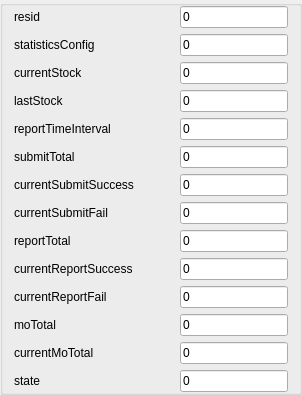
      <widget class="QGroupBox" name="groupBox_ResState">
       <property name="title">
        <string/>
       </property>
       <layout class="QGridLayout" name="gridLayout_3">
        <property name="leftMargin">
         <number>11</number>
        </property>
        <property name="topMargin">
         <number>0</number>
        </property>
        <property name="bottomMargin">
         <number>0</number>
        </property>
        <item row="5" column="0">
         <layout class="QHBoxLayout" name="horizontalLayout_21">
          <item>
           <widget class="QLabel" name="label_20">
            <property name="text">
             <string>submitTotal         </string>
            </property>
           </widget>
          </item>
          <item>
           <spacer name="horizontalSpacer_20">
            <property name="orientation">
             <enum>Qt::Horizontal</enum>
            </property>
            <property name="sizeType">
             <enum>QSizePolicy::MinimumExpanding</enum>
            </property>
            <property name="sizeHint" stdset="0">
             <size>
              <width>40</width>
              <height>20</height>
             </size>
            </property>
           </spacer>
          </item>
          <item>
           <widget class="QLineEdit" name="lineEdit_submitTotal">
            <property name="text">
             <string>0</string>
            </property>
           </widget>
          </item>
         </layout>
        </item>
        <item row="1" column="0">
         <layout class="QHBoxLayout" name="horizontalLayout_17">
          <item>
           <widget class="QLabel" name="label_16">
            <property name="text">
             <string>statisticsConfig    </string>
            </property>
           </widget>
          </item>
          <item>
           <spacer name="horizontalSpacer_16">
            <property name="orientation">
             <enum>Qt::Horizontal</enum>
            </property>
            <property name="sizeType">
             <enum>QSizePolicy::MinimumExpanding</enum>
            </property>
            <property name="sizeHint" stdset="0">
             <size>
              <width>40</width>
              <height>20</height>
             </size>
            </property>
           </spacer>
          </item>
          <item>
           <widget class="QLineEdit" name="lineEdit_statisticsConfig">
            <property name="text">
             <string>0</string>
            </property>
           </widget>
          </item>
         </layout>
        </item>
        <item row="11" column="0">
         <layout class="QHBoxLayout" name="horizontalLayout_26">
          <item>
           <widget class="QLabel" name="label_25">
            <property name="text">
             <string>moTotal             </string>
            </property>
           </widget>
          </item>
          <item>
           <spacer name="horizontalSpacer_25">
            <property name="orientation">
             <enum>Qt::Horizontal</enum>
            </property>
            <property name="sizeType">
             <enum>QSizePolicy::MinimumExpanding</enum>
            </property>
            <property name="sizeHint" stdset="0">
             <size>
              <width>40</width>
              <height>20</height>
             </size>
            </property>
           </spacer>
          </item>
          <item>
           <widget class="QLineEdit" name="lineEdit_moTotal">
            <property name="text">
             <string>0</string>
            </property>
           </widget>
          </item>
         </layout>
        </item>
        <item row="3" column="0">
         <layout class="QHBoxLayout" name="horizontalLayout_19">
          <item>
           <widget class="QLabel" name="label_18">
            <property name="text">
             <string>lastStock           </string>
            </property>
           </widget>
          </item>
          <item>
           <spacer name="horizontalSpacer_18">
            <property name="orientation">
             <enum>Qt::Horizontal</enum>
            </property>
            <property name="sizeType">
             <enum>QSizePolicy::MinimumExpanding</enum>
            </property>
            <property name="sizeHint" stdset="0">
             <size>
              <width>40</width>
              <height>20</height>
             </size>
            </property>
           </spacer>
          </item>
          <item>
           <widget class="QLineEdit" name="lineEdit_lastStock">
            <property name="text">
             <string>0</string>
            </property>
           </widget>
          </item>
         </layout>
        </item>
        <item row="7" column="0">
         <layout class="QHBoxLayout" name="horizontalLayout_23">
          <item>
           <widget class="QLabel" name="label_22">
            <property name="text">
             <string>currentSubmitFail   </string>
            </property>
           </widget>
          </item>
          <item>
           <spacer name="horizontalSpacer_22">
            <property name="orientation">
             <enum>Qt::Horizontal</enum>
            </property>
            <property name="sizeType">
             <enum>QSizePolicy::MinimumExpanding</enum>
            </property>
            <property name="sizeHint" stdset="0">
             <size>
              <width>40</width>
              <height>20</height>
             </size>
            </property>
           </spacer>
          </item>
          <item>
           <widget class="QLineEdit" name="lineEdit_currentSubmitFail">
            <property name="text">
             <string>0</string>
            </property>
           </widget>
          </item>
         </layout>
        </item>
        <item row="9" column="0">
         <layout class="QHBoxLayout" name="horizontalLayout_24">
          <item>
           <widget class="QLabel" name="label_23">
            <property name="text">
             <string>currentReportSuccess</string>
            </property>
           </widget>
          </item>
          <item>
           <spacer name="horizontalSpacer_23">
            <property name="orientation">
             <enum>Qt::Horizontal</enum>
            </property>
            <property name="sizeType">
             <enum>QSizePolicy::MinimumExpanding</enum>
            </property>
            <property name="sizeHint" stdset="0">
             <size>
              <width>40</width>
              <height>20</height>
             </size>
            </property>
           </spacer>
          </item>
          <item>
           <widget class="QLineEdit" name="lineEdit_currentReportSuccess">
            <property name="text">
             <string>0</string>
            </property>
           </widget>
          </item>
         </layout>
        </item>
        <item row="4" column="0">
         <layout class="QHBoxLayout" name="horizontalLayout_20">
          <item>
           <widget class="QLabel" name="label_19">
            <property name="text">
             <string>reportTimeInterval  </string>
            </property>
           </widget>
          </item>
          <item>
           <spacer name="horizontalSpacer_19">
            <property name="orientation">
             <enum>Qt::Horizontal</enum>
            </property>
            <property name="sizeType">
             <enum>QSizePolicy::MinimumExpanding</enum>
            </property>
            <property name="sizeHint" stdset="0">
             <size>
              <width>40</width>
              <height>20</height>
             </size>
            </property>
           </spacer>
          </item>
          <item>
           <widget class="QLineEdit" name="lineEdit_reportTimeInterval">
            <property name="text">
             <string>0</string>
            </property>
           </widget>
          </item>
         </layout>
        </item>
        <item row="6" column="0">
         <layout class="QHBoxLayout" name="horizontalLayout_22">
          <item>
           <widget class="QLabel" name="label_21">
            <property name="text">
             <string>currentSubmitSuccess</string>
            </property>
           </widget>
          </item>
          <item>
           <spacer name="horizontalSpacer_21">
            <property name="orientation">
             <enum>Qt::Horizontal</enum>
            </property>
            <property name="sizeType">
             <enum>QSizePolicy::MinimumExpanding</enum>
            </property>
            <property name="sizeHint" stdset="0">
             <size>
              <width>40</width>
              <height>20</height>
             </size>
            </property>
           </spacer>
          </item>
          <item>
           <widget class="QLineEdit" name="lineEdit_currentSubmitSuccess">
            <property name="text">
             <string>0</string>
            </property>
           </widget>
          </item>
         </layout>
        </item>
        <item row="2" column="0">
         <layout class="QHBoxLayout" name="horizontalLayout_18">
          <item>
           <widget class="QLabel" name="label_17">
            <property name="text">
             <string>currentStock        </string>
            </property>
           </widget>
          </item>
          <item>
           <spacer name="horizontalSpacer_17">
            <property name="orientation">
             <enum>Qt::Horizontal</enum>
            </property>
            <property name="sizeType">
             <enum>QSizePolicy::MinimumExpanding</enum>
            </property>
            <property name="sizeHint" stdset="0">
             <size>
              <width>40</width>
              <height>20</height>
             </size>
            </property>
           </spacer>
          </item>
          <item>
           <widget class="QLineEdit" name="lineEdit_currentStock">
            <property name="text">
             <string>0</string>
            </property>
           </widget>
          </item>
         </layout>
        </item>
        <item row="0" column="0">
         <layout class="QHBoxLayout" name="horizontalLayout_16">
          <item>
           <widget class="QLabel" name="label_15">
            <property name="text">
             <string>resid               </string>
            </property>
           </widget>
          </item>
          <item>
           <spacer name="horizontalSpacer_15">
            <property name="orientation">
             <enum>Qt::Horizontal</enum>
            </property>
            <property name="sizeType">
             <enum>QSizePolicy::MinimumExpanding</enum>
            </property>
            <property name="sizeHint" stdset="0">
             <size>
              <width>40</width>
              <height>20</height>
             </size>
            </property>
           </spacer>
          </item>
          <item>
           <widget class="QLineEdit" name="lineEdit_resid">
            <property name="text">
             <string>0</string>
            </property>
           </widget>
          </item>
         </layout>
        </item>
        <item row="12" column="0">
         <layout class="QHBoxLayout" name="horizontalLayout_27">
          <item>
           <widget class="QLabel" name="label_26">
            <property name="text">
             <string>currentMoTotal      </string>
            </property>
           </widget>
          </item>
          <item>
           <spacer name="horizontalSpacer_26">
            <property name="orientation">
             <enum>Qt::Horizontal</enum>
            </property>
            <property name="sizeType">
             <enum>QSizePolicy::MinimumExpanding</enum>
            </property>
            <property name="sizeHint" stdset="0">
             <size>
              <width>40</width>
              <height>20</height>
             </size>
            </property>
           </spacer>
          </item>
          <item>
           <widget class="QLineEdit" name="lineEdit_currentMoTotal">
            <property name="text">
             <string>0</string>
            </property>
           </widget>
          </item>
         </layout>
        </item>
        <item row="13" column="0">
         <layout class="QHBoxLayout" name="horizontalLayout_28">
          <item>
           <widget class="QLabel" name="label_27">
            <property name="text">
             <string>state               </string>
            </property>
           </widget>
          </item>
          <item>
           <spacer name="horizontalSpacer_27">
            <property name="orientation">
             <enum>Qt::Horizontal</enum>
            </property>
            <property name="sizeType">
             <enum>QSizePolicy::MinimumExpanding</enum>
            </property>
            <property name="sizeHint" stdset="0">
             <size>
              <width>40</width>
              <height>20</height>
             </size>
            </property>
           </spacer>
          </item>
          <item>
           <widget class="QLineEdit" name="lineEdit_state">
            <property name="text">
             <string>0</string>
            </property>
           </widget>
          </item>
         </layout>
        </item>
        <item row="10" column="0">
         <layout class="QHBoxLayout" name="horizontalLayout_25">
          <item>
           <widget class="QLabel" name="label_24">
            <property name="text">
             <string>currentReportFail   </string>
            </property>
           </widget>
          </item>
          <item>
           <spacer name="horizontalSpacer_24">
            <property name="orientation">
             <enum>Qt::Horizontal</enum>
            </property>
            <property name="sizeType">
             <enum>QSizePolicy::MinimumExpanding</enum>
            </property>
            <property name="sizeHint" stdset="0">
             <size>
              <width>40</width>
              <height>20</height>
             </size>
            </property>
           </spacer>
          </item>
          <item>
           <widget class="QLineEdit" name="lineEdit_currentReportFail">
            <property name="text">
             <string>0</string>
            </property>
           </widget>
          </item>
         </layout>
        </item>
        <item row="8" column="0">
         <layout class="QHBoxLayout" name="horizontalLayout_29">
          <item>
           <widget class="QLabel" name="label_28">
            <property name="text">
             <string>reportTotal  </string>
            </property>
            <property name="wordWrap">
             <bool>false</bool>
            </property>
           </widget>
          </item>
          <item>
           <spacer name="horizontalSpacer_7">
            <property name="orientation">
             <enum>Qt::Horizontal</enum>
            </property>
            <property name="sizeType">
             <enum>QSizePolicy::MinimumExpanding</enum>
            </property>
            <property name="sizeHint" stdset="0">
             <size>
              <width>0</width>
              <height>0</height>
             </size>
            </property>
           </spacer>
          </item>
          <item>
           <widget class="QLineEdit" name="lineEdit_reportTotal">
            <property name="text">
             <string>0</string>
            </property>
           </widget>
          </item>
         </layout>
        </item>
       </layout>
      </widget>
